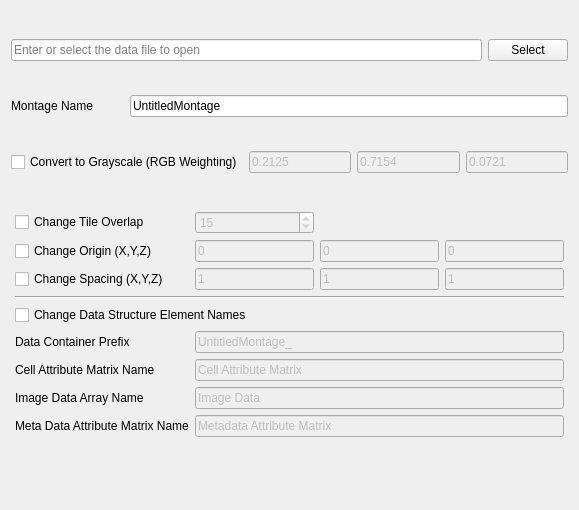
<?xml version="1.0" encoding="UTF-8"?>
<ui version="4.0">
 <class>EnterZeissDataPage</class>
 <widget class="QWizardPage" name="EnterZeissDataPage">
  <property name="geometry">
   <rect>
    <x>0</x>
    <y>0</y>
    <width>579</width>
    <height>510</height>
   </rect>
  </property>
  <property name="windowTitle">
   <string>WizardPage</string>
  </property>
  <layout class="QGridLayout" name="gridLayout" columnstretch="0,0,0,0,0,0">
   <property name="sizeConstraint">
    <enum>QLayout::SetDefaultConstraint</enum>
   </property>
   <item row="2" column="1">
    <widget class="QLabel" name="label_17">
     <property name="text">
      <string>Montage Name</string>
     </property>
    </widget>
   </item>
   <item row="7" column="5">
    <widget class="QLineEdit" name="colorWeightingB">
     <property name="enabled">
      <bool>false</bool>
     </property>
     <property name="minimumSize">
      <size>
       <width>56</width>
       <height>21</height>
      </size>
     </property>
     <property name="text">
      <string>0.0721</string>
     </property>
    </widget>
   </item>
   <item row="2" column="2" colspan="4">
    <widget class="QLineEdit" name="montageNameLE">
     <property name="text">
      <string>UntitledMontage</string>
     </property>
    </widget>
   </item>
   <item row="0" column="1" colspan="5">
    <layout class="QHBoxLayout" name="horizontalLayout">
     <property name="bottomMargin">
      <number>0</number>
     </property>
     <item>
      <widget class="QLineEdit" name="zeissDataFileLE">
       <property name="placeholderText">
        <string>Enter or select the data file to open</string>
       </property>
      </widget>
     </item>
     <item>
      <widget class="QPushButton" name="selectButton">
       <property name="text">
        <string>Select</string>
       </property>
      </widget>
     </item>
    </layout>
   </item>
   <item row="7" column="4">
    <widget class="QLineEdit" name="colorWeightingG">
     <property name="enabled">
      <bool>false</bool>
     </property>
     <property name="minimumSize">
      <size>
       <width>56</width>
       <height>21</height>
      </size>
     </property>
     <property name="text">
      <string>0.7154</string>
     </property>
    </widget>
   </item>
   <item row="7" column="3">
    <widget class="QLineEdit" name="colorWeightingR">
     <property name="enabled">
      <bool>false</bool>
     </property>
     <property name="minimumSize">
      <size>
       <width>56</width>
       <height>21</height>
      </size>
     </property>
     <property name="text">
      <string>0.2125</string>
     </property>
    </widget>
   </item>
   <item row="10" column="1" colspan="5">
    <layout class="QGridLayout" name="advancedGridLayout">
     <property name="leftMargin">
      <number>4</number>
     </property>
     <property name="topMargin">
      <number>4</number>
     </property>
     <property name="rightMargin">
      <number>4</number>
     </property>
     <property name="bottomMargin">
      <number>4</number>
     </property>
     <item row="1" column="0">
      <widget class="QCheckBox" name="changeOriginCB">
       <property name="text">
        <string>Change Origin (X,Y,Z)</string>
       </property>
      </widget>
     </item>
     <item row="4" column="0" colspan="4">
      <widget class="QCheckBox" name="manualDCAElementNamesCB">
       <property name="text">
        <string>Change Data Structure Element Names</string>
       </property>
      </widget>
     </item>
     <item row="2" column="3">
      <widget class="QLineEdit" name="spacingZ">
       <property name="enabled">
        <bool>false</bool>
       </property>
       <property name="minimumSize">
        <size>
         <width>56</width>
         <height>21</height>
        </size>
       </property>
       <property name="text">
        <string>1</string>
       </property>
      </widget>
     </item>
     <item row="6" column="0">
      <widget class="QLabel" name="label_12">
       <property name="text">
        <string>Cell Attribute Matrix Name</string>
       </property>
      </widget>
     </item>
     <item row="8" column="0">
      <widget class="QLabel" name="label_14">
       <property name="text">
        <string>Meta Data Attribute Matrix Name</string>
       </property>
      </widget>
     </item>
     <item row="1" column="1">
      <widget class="QLineEdit" name="originX">
       <property name="enabled">
        <bool>false</bool>
       </property>
       <property name="minimumSize">
        <size>
         <width>56</width>
         <height>21</height>
        </size>
       </property>
       <property name="text">
        <string>0</string>
       </property>
      </widget>
     </item>
     <item row="1" column="2">
      <widget class="QLineEdit" name="originY">
       <property name="enabled">
        <bool>false</bool>
       </property>
       <property name="minimumSize">
        <size>
         <width>56</width>
         <height>21</height>
        </size>
       </property>
       <property name="text">
        <string>0</string>
       </property>
      </widget>
     </item>
     <item row="2" column="2">
      <widget class="QLineEdit" name="spacingY">
       <property name="enabled">
        <bool>false</bool>
       </property>
       <property name="minimumSize">
        <size>
         <width>56</width>
         <height>21</height>
        </size>
       </property>
       <property name="text">
        <string>1</string>
       </property>
      </widget>
     </item>
     <item row="2" column="0">
      <widget class="QCheckBox" name="changeSpacingCB">
       <property name="text">
        <string>Change Spacing (X,Y,Z)</string>
       </property>
      </widget>
     </item>
     <item row="7" column="1" colspan="3">
      <widget class="QLineEdit" name="zeissImageDataArrayLE">
       <property name="enabled">
        <bool>false</bool>
       </property>
       <property name="text">
        <string>Image Data</string>
       </property>
      </widget>
     </item>
     <item row="7" column="0">
      <widget class="QLabel" name="label_13">
       <property name="text">
        <string>Image Data Array Name</string>
       </property>
      </widget>
     </item>
     <item row="6" column="1" colspan="3">
      <widget class="QLineEdit" name="zeissCellAttrMatrixLE">
       <property name="enabled">
        <bool>false</bool>
       </property>
       <property name="text">
        <string>Cell Attribute Matrix</string>
       </property>
      </widget>
     </item>
     <item row="3" column="0" colspan="4">
      <widget class="Line" name="line">
       <property name="orientation">
        <enum>Qt::Horizontal</enum>
       </property>
      </widget>
     </item>
     <item row="8" column="1" colspan="3">
      <widget class="QLineEdit" name="zeissMetadataAttrxMatrixLE">
       <property name="enabled">
        <bool>false</bool>
       </property>
       <property name="text">
        <string>Metadata Attribute Matrix</string>
       </property>
      </widget>
     </item>
     <item row="2" column="1">
      <widget class="QLineEdit" name="spacingX">
       <property name="enabled">
        <bool>false</bool>
       </property>
       <property name="minimumSize">
        <size>
         <width>56</width>
         <height>21</height>
        </size>
       </property>
       <property name="text">
        <string>1</string>
       </property>
      </widget>
     </item>
     <item row="5" column="0">
      <widget class="QLabel" name="label_11">
       <property name="text">
        <string>Data Container Prefix</string>
       </property>
      </widget>
     </item>
     <item row="1" column="3">
      <widget class="QLineEdit" name="originZ">
       <property name="enabled">
        <bool>false</bool>
       </property>
       <property name="minimumSize">
        <size>
         <width>56</width>
         <height>21</height>
        </size>
       </property>
       <property name="text">
        <string>0</string>
       </property>
      </widget>
     </item>
     <item row="5" column="1" colspan="3">
      <widget class="QLineEdit" name="zeissDataContainerPrefixLE">
       <property name="enabled">
        <bool>false</bool>
       </property>
       <property name="text">
        <string>UntitledMontage_</string>
       </property>
      </widget>
     </item>
     <item row="0" column="0">
      <widget class="QCheckBox" name="changeTileOverlapCB">
       <property name="text">
        <string>Change Tile Overlap</string>
       </property>
      </widget>
     </item>
     <item row="0" column="1">
      <widget class="QSpinBox" name="tileOverlapSB">
       <property name="enabled">
        <bool>false</bool>
       </property>
       <property name="maximum">
        <number>100</number>
       </property>
       <property name="value">
        <number>15</number>
       </property>
      </widget>
     </item>
    </layout>
   </item>
   <item row="7" column="1" colspan="2">
    <widget class="QCheckBox" name="convertGrayscaleCB">
     <property name="text">
      <string>Convert to Grayscale (RGB Weighting)</string>
     </property>
    </widget>
   </item>
   <item row="13" column="1" colspan="5">
    <spacer name="verticalSpacer">
     <property name="orientation">
      <enum>Qt::Vertical</enum>
     </property>
     <property name="sizeType">
      <enum>QSizePolicy::Preferred</enum>
     </property>
     <property name="sizeHint" stdset="0">
      <size>
       <width>20</width>
       <height>30</height>
      </size>
     </property>
    </spacer>
   </item>
  </layout>
 </widget>
 <tabstops>
  <tabstop>zeissDataFileLE</tabstop>
  <tabstop>selectButton</tabstop>
  <tabstop>montageNameLE</tabstop>
  <tabstop>convertGrayscaleCB</tabstop>
  <tabstop>colorWeightingR</tabstop>
  <tabstop>colorWeightingG</tabstop>
  <tabstop>colorWeightingB</tabstop>
  <tabstop>changeTileOverlapCB</tabstop>
  <tabstop>tileOverlapSB</tabstop>
  <tabstop>changeOriginCB</tabstop>
  <tabstop>originX</tabstop>
  <tabstop>originY</tabstop>
  <tabstop>originZ</tabstop>
  <tabstop>changeSpacingCB</tabstop>
  <tabstop>spacingX</tabstop>
  <tabstop>spacingY</tabstop>
  <tabstop>spacingZ</tabstop>
  <tabstop>manualDCAElementNamesCB</tabstop>
  <tabstop>zeissDataContainerPrefixLE</tabstop>
  <tabstop>zeissCellAttrMatrixLE</tabstop>
  <tabstop>zeissImageDataArrayLE</tabstop>
  <tabstop>zeissMetadataAttrxMatrixLE</tabstop>
 </tabstops>
 <resources/>
 <connections/>
</ui>
